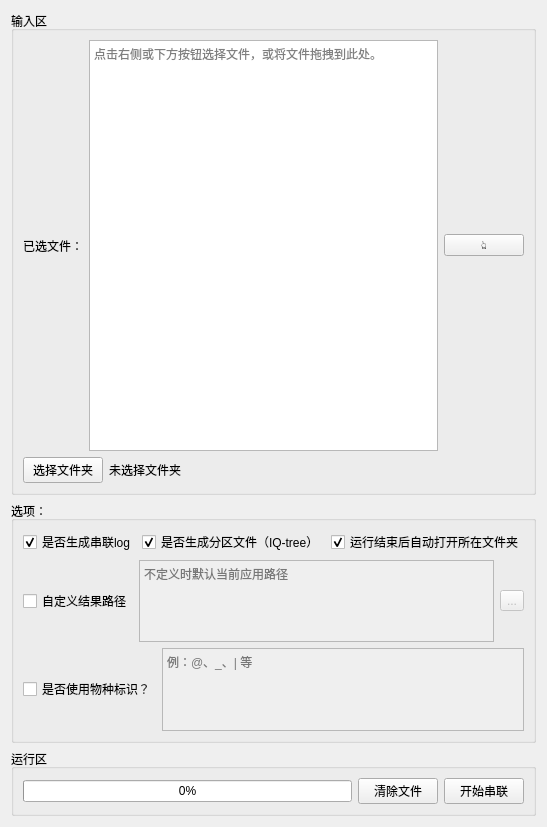
         <widget class="QWidget" name="tab">
          <attribute name="title">
           <string>序列串联</string>
          </attribute>
          <layout class="QVBoxLayout" name="verticalLayout_37" stretch="2,1,0">
           <item>
            <widget class="QGroupBox" name="groupBox_7">
             <property name="title">
              <string>输入区</string>
             </property>
             <layout class="QVBoxLayout" name="verticalLayout_36">
              <item>
               <layout class="QHBoxLayout" name="horizontalLayout_57">
                <item>
                 <widget class="QLabel" name="label_25">
                  <property name="text">
                   <string>已选文件：</string>
                  </property>
                 </widget>
                </item>
                <item>
                 <widget class="QTextBrowser" name="sel_ali">
                  <property name="verticalScrollBarPolicy">
                   <enum>Qt::ScrollBarAlwaysOff</enum>
                  </property>
                  <property name="placeholderText">
                   <string>点击右侧或下方按钮选择文件，或将文件拖拽到此处。</string>
                  </property>
                 </widget>
                </item>
                <item>
                 <widget class="QPushButton" name="sel_ali_bro">
                  <property name="text">
                   <string>👆</string>
                  </property>
                 </widget>
                </item>
               </layout>
              </item>
              <item>
               <layout class="QHBoxLayout" name="horizontalLayout_2">
                <item>
                 <widget class="QPushButton" name="sel_ali_bro_2">
                  <property name="maximumSize">
                   <size>
                    <width>80</width>
                    <height>16777215</height>
                   </size>
                  </property>
                  <property name="text">
                   <string>选择文件夹</string>
                  </property>
                 </widget>
                </item>
                <item>
                 <widget class="QLabel" name="sel_ali_path">
                  <property name="minimumSize">
                   <size>
                    <width>300</width>
                    <height>0</height>
                   </size>
                  </property>
                  <property name="maximumSize">
                   <size>
                    <width>800</width>
                    <height>16777215</height>
                   </size>
                  </property>
                  <property name="text">
                   <string>未选择文件夹</string>
                  </property>
                 </widget>
                </item>
                <item>
                 <spacer name="horizontalSpacer_15">
                  <property name="orientation">
                   <enum>Qt::Horizontal</enum>
                  </property>
                  <property name="sizeHint" stdset="0">
                   <size>
                    <width>40</width>
                    <height>20</height>
                   </size>
                  </property>
                 </spacer>
                </item>
               </layout>
              </item>
             </layout>
            </widget>
           </item>
           <item>
            <widget class="QGroupBox" name="groupBox_5">
             <property name="title">
              <string>选项：</string>
             </property>
             <layout class="QVBoxLayout" name="verticalLayout_35">
              <item>
               <layout class="QHBoxLayout" name="horizontalLayout_8">
                <item>
                 <widget class="QCheckBox" name="log_able">
                  <property name="enabled">
                   <bool>true</bool>
                  </property>
                  <property name="text">
                   <string>是否生成串联log</string>
                  </property>
                  <property name="checked">
                   <bool>true</bool>
                  </property>
                  <property name="tristate">
                   <bool>false</bool>
                  </property>
                 </widget>
                </item>
                <item>
                 <widget class="QCheckBox" name="pf_able">
                  <property name="enabled">
                   <bool>true</bool>
                  </property>
                  <property name="text">
                   <string>是否生成分区文件（IQ-tree）</string>
                  </property>
                  <property name="checked">
                   <bool>true</bool>
                  </property>
                  <property name="tristate">
                   <bool>false</bool>
                  </property>
                 </widget>
                </item>
                <item>
                 <widget class="QCheckBox" name="open_dir">
                  <property name="enabled">
                   <bool>true</bool>
                  </property>
                  <property name="text">
                   <string>运行结束后自动打开所在文件夹</string>
                  </property>
                  <property name="checked">
                   <bool>true</bool>
                  </property>
                  <property name="tristate">
                   <bool>false</bool>
                  </property>
                 </widget>
                </item>
               </layout>
              </item>
              <item>
               <layout class="QHBoxLayout" name="horizontalLayout_15">
                <item>
                 <widget class="QCheckBox" name="modi_dir">
                  <property name="enabled">
                   <bool>true</bool>
                  </property>
                  <property name="text">
                   <string>自定义结果路径</string>
                  </property>
                  <property name="checked">
                   <bool>false</bool>
                  </property>
                  <property name="tristate">
                   <bool>false</bool>
                  </property>
                 </widget>
                </item>
                <item>
                 <widget class="QTextEdit" name="con_res_dir">
                  <property name="enabled">
                   <bool>false</bool>
                  </property>
                  <property name="verticalScrollBarPolicy">
                   <enum>Qt::ScrollBarAlwaysOff</enum>
                  </property>
                  <property name="html">
                   <string>&lt;!DOCTYPE HTML PUBLIC &quot;-//W3C//DTD HTML 4.0//EN&quot; &quot;http://www.w3.org/TR/REC-html40/strict.dtd&quot;&gt;
&lt;html&gt;&lt;head&gt;&lt;meta name=&quot;qrichtext&quot; content=&quot;1&quot; /&gt;&lt;style type=&quot;text/css&quot;&gt;
p, li { white-space: pre-wrap; }
&lt;/style&gt;&lt;/head&gt;&lt;body style=&quot; font-family:'SimSun'; font-size:9pt; font-weight:400; font-style:normal;&quot;&gt;
&lt;p style=&quot;-qt-paragraph-type:empty; margin-top:0px; margin-bottom:0px; margin-left:0px; margin-right:0px; -qt-block-indent:0; text-indent:0px;&quot;&gt;&lt;br /&gt;&lt;/p&gt;&lt;/body&gt;&lt;/html&gt;</string>
                  </property>
                  <property name="placeholderText">
                   <string>不定义时默认当前应用路径</string>
                  </property>
                 </widget>
                </item>
                <item>
                 <widget class="QToolButton" name="con_res_sel">
                  <property name="enabled">
                   <bool>false</bool>
                  </property>
                  <property name="text">
                   <string>...</string>
                  </property>
                 </widget>
                </item>
               </layout>
              </item>
              <item>
               <layout class="QHBoxLayout" name="horizontalLayout_16">
                <item>
                 <widget class="QCheckBox" name="spe_able">
                  <property name="enabled">
                   <bool>true</bool>
                  </property>
                  <property name="text">
                   <string>是否使用物种标识？</string>
                  </property>
                  <property name="checked">
                   <bool>false</bool>
                  </property>
                  <property name="tristate">
                   <bool>false</bool>
                  </property>
                 </widget>
                </item>
                <item>
                 <widget class="QTextEdit" name="spe_sym">
                  <property name="enabled">
                   <bool>false</bool>
                  </property>
                  <property name="verticalScrollBarPolicy">
                   <enum>Qt::ScrollBarAlwaysOff</enum>
                  </property>
                  <property name="html">
                   <string>&lt;!DOCTYPE HTML PUBLIC &quot;-//W3C//DTD HTML 4.0//EN&quot; &quot;http://www.w3.org/TR/REC-html40/strict.dtd&quot;&gt;
&lt;html&gt;&lt;head&gt;&lt;meta name=&quot;qrichtext&quot; content=&quot;1&quot; /&gt;&lt;style type=&quot;text/css&quot;&gt;
p, li { white-space: pre-wrap; }
&lt;/style&gt;&lt;/head&gt;&lt;body style=&quot; font-family:'SimSun'; font-size:9pt; font-weight:400; font-style:normal;&quot;&gt;
&lt;p style=&quot;-qt-paragraph-type:empty; margin-top:0px; margin-bottom:0px; margin-left:0px; margin-right:0px; -qt-block-indent:0; text-indent:0px;&quot;&gt;&lt;br /&gt;&lt;/p&gt;&lt;/body&gt;&lt;/html&gt;</string>
                  </property>
                  <property name="placeholderText">
                   <string>例：@、_、| 等</string>
                  </property>
                 </widget>
                </item>
               </layout>
              </item>
             </layout>
            </widget>
           </item>
           <item>
            <widget class="QGroupBox" name="groupBox_6">
             <property name="title">
              <string>运行区</string>
             </property>
             <layout class="QHBoxLayout" name="horizontalLayout_56">
              <item>
               <widget class="QProgressBar" name="con_progress">
                <property name="value">
                 <number>0</number>
                </property>
               </widget>
              </item>
              <item>
               <widget class="QPushButton" name="rm_file">
                <property name="text">
                 <string>清除文件</string>
                </property>
               </widget>
              </item>
              <item>
               <widget class="QPushButton" name="start_con">
                <property name="text">
                 <string>开始串联</string>
                </property>
               </widget>
              </item>
             </layout>
            </widget>
           </item>
          </layout>
         </widget>
